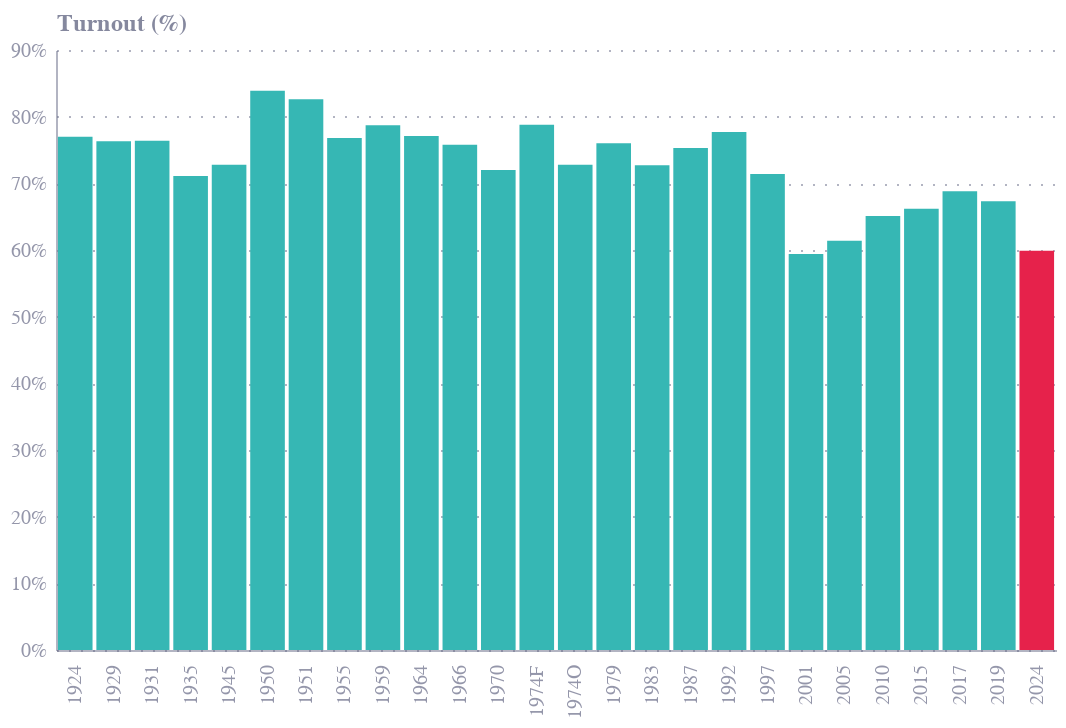

The notebook cell this image was saved under:
### Markdown cell above
## Fig 1

### Code cell
# 1924 0.77
# 1929 76.3
# 1931 76.4
# 1935 71.1
# 1945 72.8
# 1950 83.9
# 1951 82.6
# 1955 76.8
# 1959 78.7
# 1964 77.1
# 1966 75.48
# 1970 72.0
# 1974F 78.8
# 1974O 72.8
# 1979 76.0
# 1983 72.7
# 1987 75.3
# 1992 77.7
# 1997 71.4
# 2001 59.4
# 2005 61.4
# 2010 65.1
# 2015 66.2
# 2017 68.8
# 2019 67.3
# 2024 59.9

data = [
    {"election": 1924, "turnout": 77},
    {"election": 1929, "turnout": 76.3},
    {"election": 1931, "turnout": 76.4},
    {"election": 1935, "turnout": 71.1},
    {"election": 1945, "turnout": 72.8},
    {"election": 1950, "turnout": 83.9},
    {"election": 1951, "turnout": 82.6},
    {"election": 1955, "turnout": 76.8},
    {"election": 1959, "turnout": 78.7},
    {"election": 1964, "turnout": 77.1},
    {"election": 1966, "turnout": 75.8},
    {"election": 1970, "turnout": 72.0},
    {"election": "1974F", "turnout": 78.8},
    {"election": "1974O", "turnout": 72.8},
    {"election": 1979, "turnout": 76.0},
    {"election": 1983, "turnout": 72.7},
    {"election": 1987, "turnout": 75.3},
    {"election": 1992, "turnout": 77.7},
    {"election": 1997, "turnout": 71.4},
    {"election": 2001, "turnout": 59.4},
    {"election": 2005, "turnout": 61.4},
    {"election": 2010, "turnout": 65.1},
    {"election": 2015, "turnout": 66.2},
    {"election": 2017, "turnout": 68.8},
    {"election": 2019, "turnout": 67.3},
    {"election": 2024, "turnout": 59.9},
]

df = pd.DataFrame(data)
df['turnout'] = df['turnout'] / 100

chart = alt.Chart(df).mark_bar(color="#36B7B4").encode(
    x=alt.X("election:N", title="", axis=alt.Axis(labelAngle=-90, tickOpacity=0)),
    y=alt.Y("turnout:Q", title="Turnout (%)", axis=alt.Axis(format="%")),
    color=alt.condition(
        alt.datum.election == 2024,
        alt.value("#E6224B"),
        alt.value("#36B7B4")
    ),
)

chart = chart.properties(
    width=500,
    height=300,
)

chart.save("json/fig1.json")
chart.save("png/fig1.svg", scale_factor=2.0)
chart

### Figure 1 — Vega-Lite specification as saved in the notebook (floating-point values rounded to 4 significant figures)
{"config": {"font": "Circular Std", "mark": {"line": {"interpolate": "monotone"}}, "view": {"stroke": "transparent", "width": 400, "height": 300}, "range": {"category": ["#36B7B4", "#E6224B", "#F4C245", "#0063AF", "#00A767", "#179FDB", "#EB5C2E"], "diverging": ["#E6224B", "#E54753", "#C9C9C9", "#179FDB", "#122B39"], "heatmap": ["#C9C9C9", "#179FDB", "#0063AF", "#122B39"], "ordinal": ["#00A767", "#36B7B4", "#179FDB", "#0063AF", "#243B5A"]}, "axisX": {"domainColor": "#676A86", "domainOpacity": 0.5, "grid": false, "labelAngle": 0, "labelColor": "#676A86", "labelOpacity": 0.7, "orient": "bottom", "tickColor": "#676A86", "tickCount": 10, "tickOpacity": 0.5, "title": false, "titleAlign": "center", "titleAnchor": "middle", "titleColor": "#676A86", "titleFontSize": 12, "titleOpacity": 0.8, "titleY": -15}, "axisY": {"domainColor": "#676A86", "domainOpacity": 0.5, "gridColor": "#676A86", "gridDash": [1, 5], "gridOpacity": 0.5, "labelColor": "#676A86", "labelOpacity": 0.7, "labelPadding": 5, "tickColor": "#676A86", "tickCount": 8, "tickOpacity": 0.5, "ticks": false, "titleAlign": "left", "titleAngle": 0, "titleBaseline": "bottom", "titleColor": "#676A86", "titleFontSize": 12, "titleOpacity": 0.8, "titleX": 0, "titleY": -7}}, "data": {"name": "data-4fbe5d13c754217b3850a3705210c3de"}, "mark": {"type": "bar", "color": "#36B7B4"}, "encoding": {"color": {"condition": {"test": "(datum.election === 2024)", "value": "#E6224B"}, "value": "#36B7B4"}, "x": {"axis": {"labelAngle": -90, "tickOpacity": 0}, "field": "election", "title": "", "type": "nominal"}, "y": {"axis": {"format": "%"}, "field": "turnout", "title": "Turnout (%)", "type": "quantitative"}}, "height": 300, "width": 500, "$schema": "https://vega.github.io/schema/vega-lite/v5.8.0.json", "datasets": {"data-4fbe5d13c754217b3850a3705210c3de": [{"election": 1924, "turnout": 0.77}, {"election": 1929, "turnout": 0.763}, {"election": 1931, "turnout": 0.764}, {"election": 1935, "turnout": 0.711}, {"election": 1945, "turnout": 0.728}, {"election": 1950, "turnout": 0.839}, {"election": 1951, "turnout": 0.826}, {"election": 1955, "turnout": 0.768}, {"election": 1959, "turnout": 0.787}, {"election": 1964, "turnout": 0.771}, {"election": 1966, "turnout": 0.758}, {"election": 1970, "turnout": 0.72}, {"election": "1974F", "turnout": 0.788}, {"election": "1974O", "turnout": 0.728}, {"election": 1979, "turnout": 0.76}, {"election": 1983, "turnout": 0.727}, {"election": 1987, "turnout": 0.753}, {"election": 1992, "turnout": 0.777}, {"election": 1997, "turnout": 0.714}, {"election": 2001, "turnout": 0.594}, {"election": 2005, "turnout": 0.614}, {"election": 2010, "turnout": 0.651}, {"election": 2015, "turnout": 0.662}, {"election": 2017, "turnout": 0.688}, {"election": 2019, "turnout": 0.673}, {"election": 2024, "turnout": 0.599}]}}
